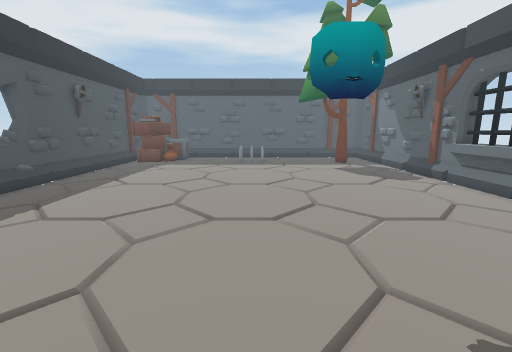
View 1 (above)

16 first-person views from a walk through a scene from a Unity 3-D project. The camera is 1.4 m above the floor, tilts 10° down and sees 90° across. The floor is counted in squares, 0.5 m on a side. Each view is taken from the middle of a square. On the plan, view 1 faces up. The plan holds only what a view shows up to about 19 squares ahead; the rest is blank. The place goes on beyond the plan. The player is left out. Some animated figures are left out.

View 2
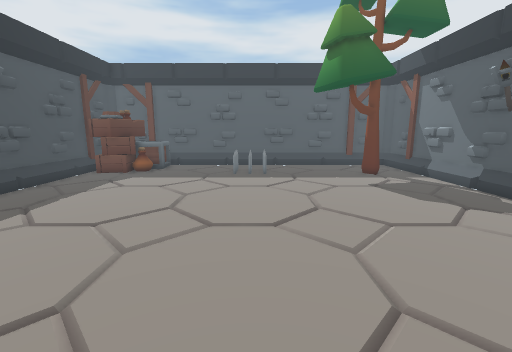

View 3
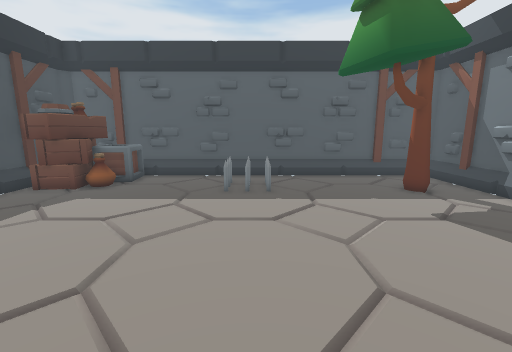

View 4
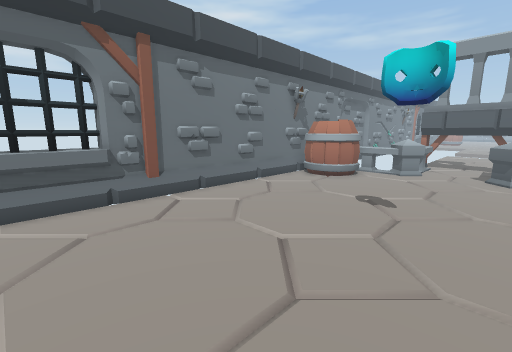

View 5
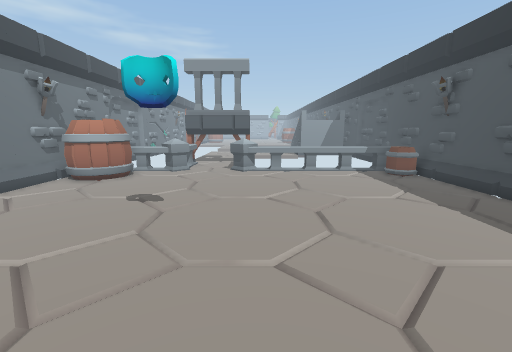

View 6
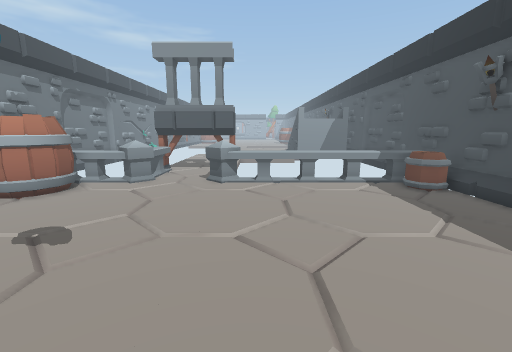

View 7
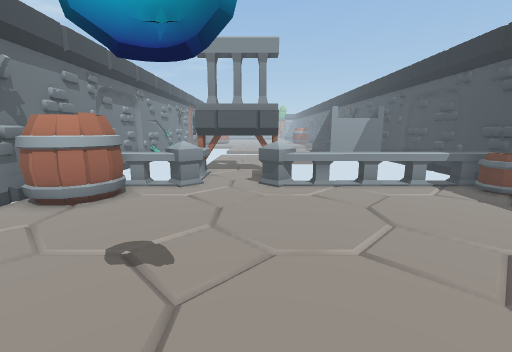

View 8
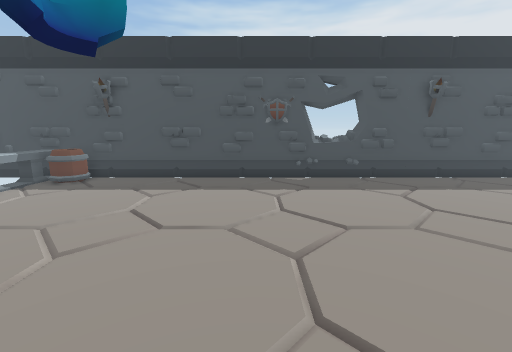

View 9
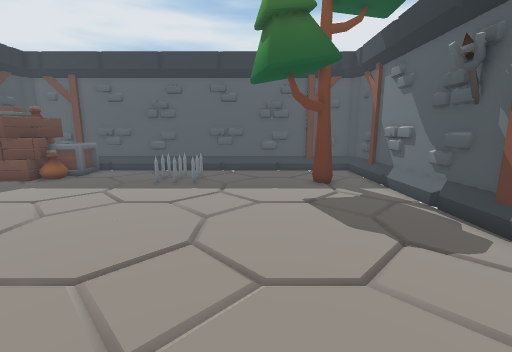

View 10
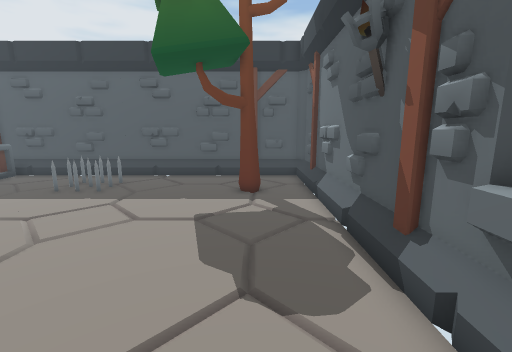

View 11
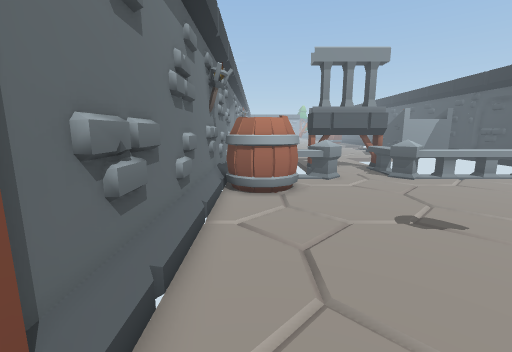

View 12
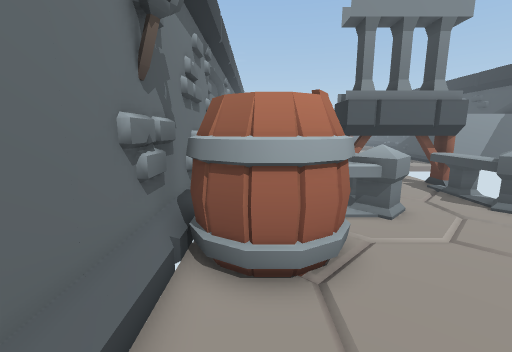

View 13
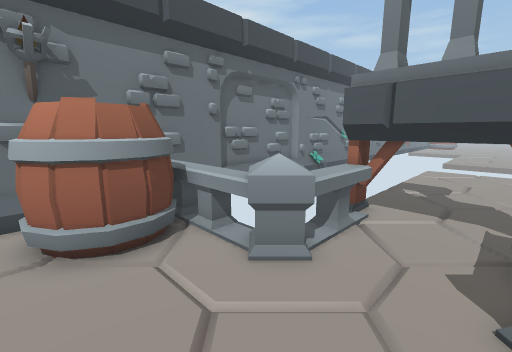

View 14
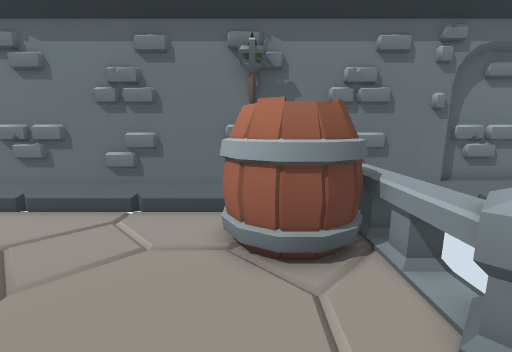

View 15
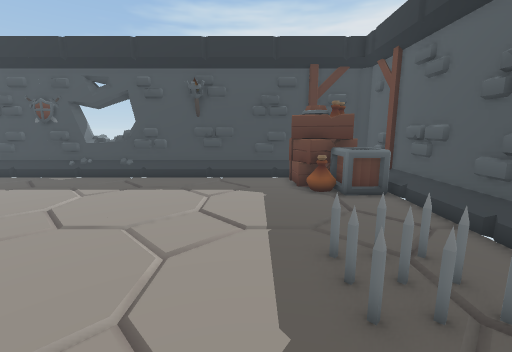

View 16
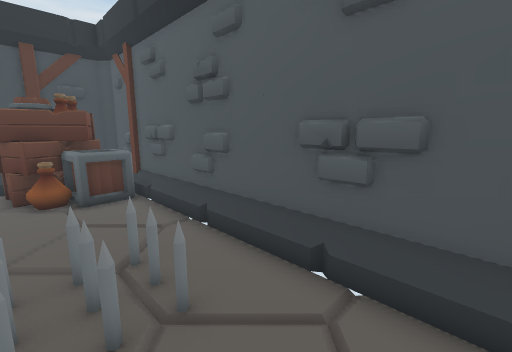

### Floor plan
Points are (right, up) in squares from view 1. A wall is a line through its corners. A room is listed if a view was taken in it or the views show most of it. See-through windows are left out.
Room 1 (views 1, 2, 3, 4, 5, 6, 7, 8, 9, 10, 11, 12, 13, 14, 15, 16)
walls: (10.9, 8.1) (10.9, 9.6); (11.1, 8.6) (11.1, 15.8); (11.5, 10.1) (11.5, 14.1); (10.9, 14.6) (10.9, 16.2); (10.9, 4.8) (10.9, 7); (-12.1, 10.3) (-11.5, 9.8); (-12.3, 10.7) (-11.8, 10.3); (-11.9, 13.8) (-12.4, 13.3); (11.1, 16.3) (11.1, 17.5); (-11.7, 15.5) (-11.7, 13.5); (10.9, 18.4) (10.9, 19.5); (10.9, 1.5) (10.9, 3.5); (11.1, 18.4) (11.1, 24.3); (-11.7, 19.6) (-11.7, 17.3); (10.9, 20.8) (10.9, 23); (11.1, -1.6) (11.1, 8.1); (-11.7, 22.8) (-11.7, 21); (-1.6, 27.5) (-3.6, 27.5); (3, 27.5) (0.8, 27.5); (10.9, 24.1) (10.9, 25.9); (-5, 27.5) (-7.2, 27.5); (11.1, 24.8) (11.1, 27.2) (10.6, 27.6) (8.1, 27.6); (6.3, 27.5) (4.5, 27.5); (-11.9, 24.3) (-11.9, -8); (7.6, 27.6) (-8.5, 27.6); (8.1, 27.5) (7.5, 27.5); (4.4, -8.8) (4.9, -8.8); (10.9, -6.5) (10.9, -4.6); (9.5, 27.5) (8.6, 27.5); (4.6, -10.2) (4.6, -9.3) (5, -9.3); (11.1, -8) (11.1, -2.4)
low walls: (11.1, 10) (10.7, 10.2) (10.7, 14.2); (-11.7, 13.1) (-12.3, 12.7); (-12.1, 12.5) (-12.3, 11.9); (-12, 13.4) (-12.3, 13.1); (-1.5, 27.2) (-2.3, 27.2); (1.5, 27.2) (0.5, 27.2); (-2.5, 27.2) (-3.5, 27.2); (3.5, 27.2) (1.7, 27.2); (-4.5, 27.2) (-6.3, 27.2); (5.5, 27.2) (4.5, 27.2); (6.5, 27.2) (5.7, 27.2); (9.5, 27.2) (7.5, 27.2)
objects: barrier (-11, -6) to (-4, -5); barrel (-11, -4) to (-10, -3); crate (-11, 23) to (-7, 27); barrier (-3, -8) to (1, -5); spikes (-1, 23) to (1, 25); barrier (0, -10) to (4, -9); barrier (4, -8) to (6, -5); barrier (7, -6) to (10, -5); barrel (7, -4) to (10, -1); tree (7, 23) to (8, 23)

Where each view was taken, in squares from view 1:
view 1: 0 up, 0 right, facing up
view 2: 6 up, 0 right, facing up
view 3: 11 up, 0 right, facing up
view 4: 13 up, 0 right, facing down-right
view 5: 13 up, 1 left, facing down
view 6: 9 up, 2 left, facing down
view 7: 8 up, 1 right, facing down
view 8: 7 up, 4 right, facing left
view 9: 9 up, 4 right, facing up
view 10: 11 up, 8 right, facing up
view 11: 10 up, 9 right, facing down
view 12: 3 up, 9 right, facing down
view 13: 1 down, 1 right, facing down-right
view 14: 2 down, 2 right, facing right
view 15: 21 up, 4 right, facing left
view 16: 23 up, 4 right, facing up-left
